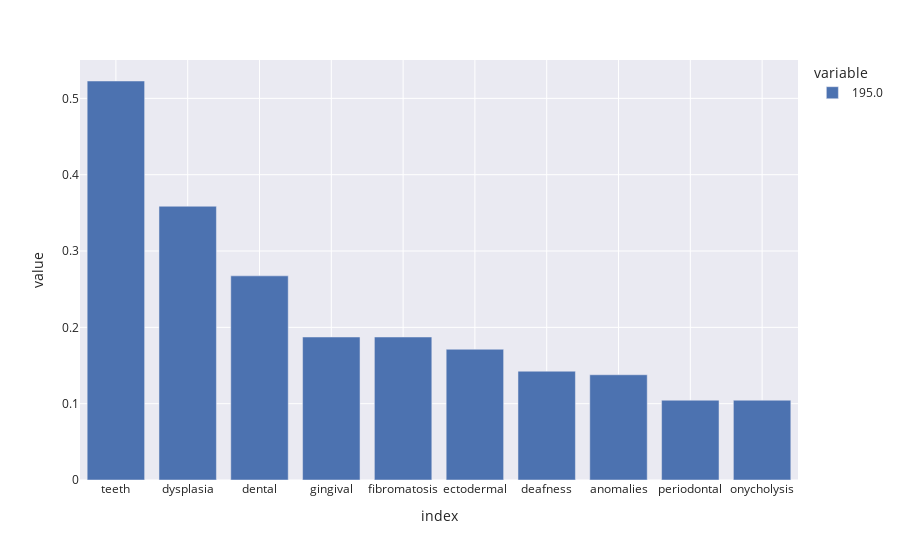

Notebook code cell kept with this figure:
### Code cell
fig1 = px.bar(tfidf_infomap.loc[ejemplo].sort_values(ascending=False)[0:10])
fig1.show()

fig2 = px.bar(tfidf_infomap_bigrams.loc[ejemplo].sort_values(ascending=False)[0:10])
fig2.show()

fig3 = px.bar(tfidf_infomap_trigrams.loc[ejemplo].sort_values(ascending=False)[0:10])
fig3.show()

### Figure 1 — Plotly figure (JSON) as saved in the notebook; plotly's stock layout.template omitted (floating-point values rounded to 4 significant figures)
{"data": [{"alignmentgroup": "True", "hovertemplate": "variable=195.0<br>index=%{x}<br>value=%{y}<extra></extra>", "legendgroup": "195.0", "marker": {"color": "rgb(76,114,176)", "pattern": {"shape": ""}}, "name": "195.0", "offsetgroup": "195.0", "orientation": "v", "showlegend": true, "textposition": "auto", "type": "bar", "x": ["teeth", "dysplasia", "dental", "gingival", "fibromatosis", "ectodermal", "deafness", "anomalies", "periodontal", "onycholysis"], "xaxis": "x", "y": [0.5228, 0.3587, 0.2675, 0.1874, 0.1874, 0.1713, 0.1426, 0.1379, 0.1046, 0.1046], "yaxis": "y"}], "layout": {"barmode": "relative", "legend": {"title": {"text": "variable"}, "tracegroupgap": 0}, "margin": {"t": 60}, "xaxis": {"anchor": "y", "domain": [0, 1], "title": {"text": "index"}}, "yaxis": {"anchor": "x", "domain": [0, 1], "title": {"text": "value"}}}}
